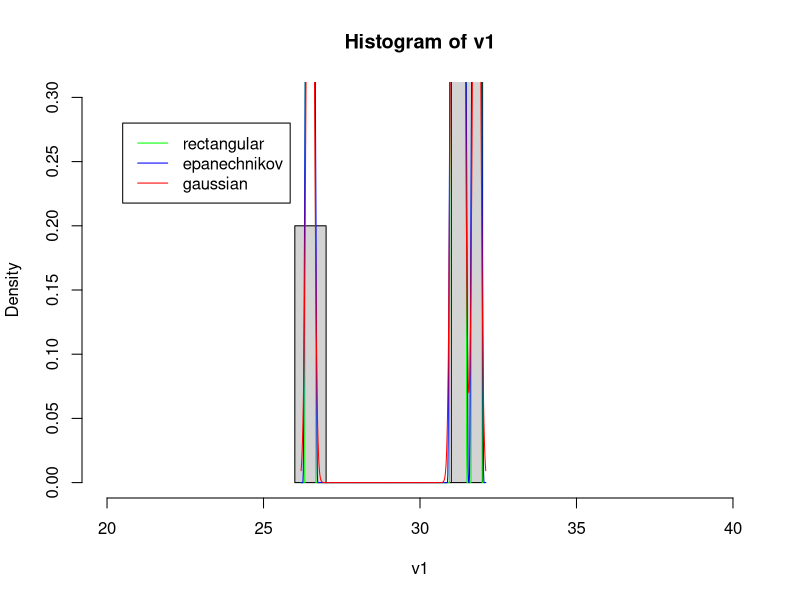
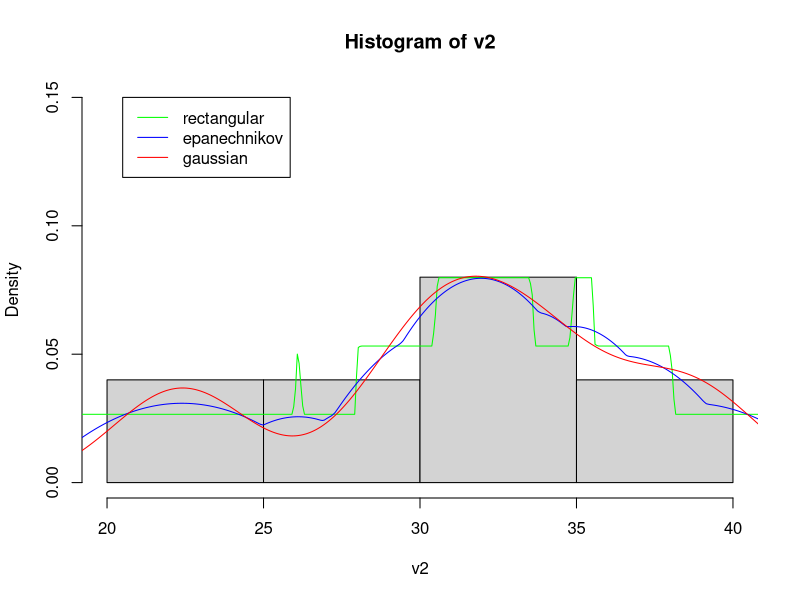
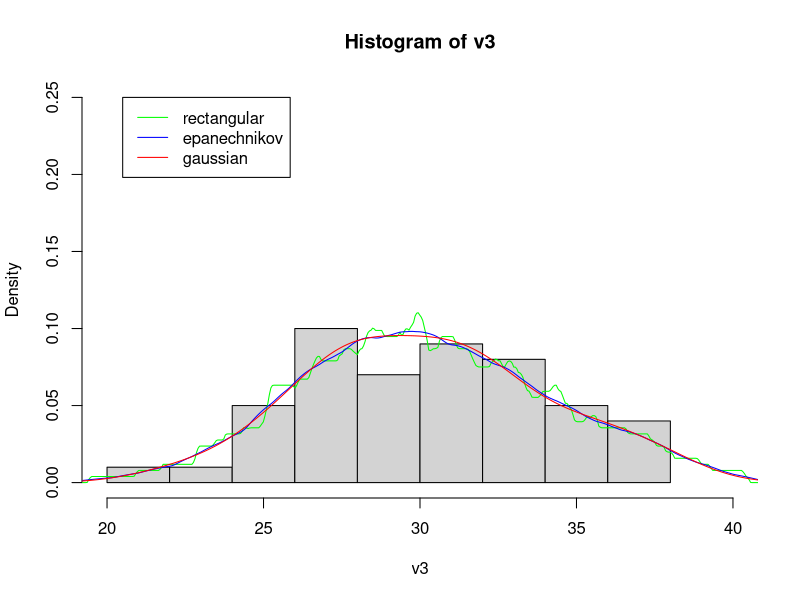
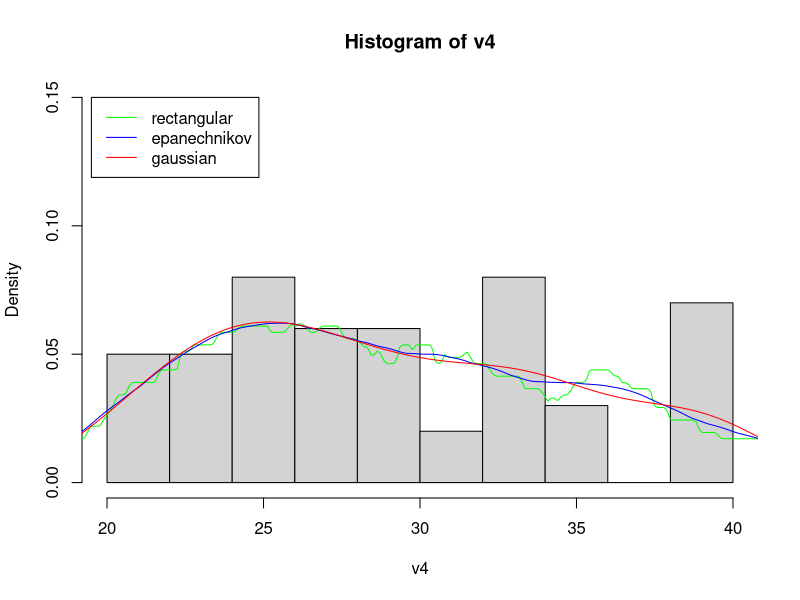

Recreate these plots in R, in order.
## ---- chunk 1
v1 = rnorm(n = 5, mean = 30, sd = 3)
v2 = runif(n = 5, min = 20, max = 40)
v3 = rnorm(n = 50, mean = 30, sd = 3)
v4 = runif(n = 50, min = 20, max = 40)
## ---- chunk 2
hist(v1, probability = TRUE, xlim = c(20, 40), ylim = c(0, 0.3))
lines(density(v1, kernel = "rectangular"), col = "green", )
lines(density(v1, kernel = "epanechnikov"), col = "blue")
lines(density(v1, kernel = "gaussian"), col = "red")
legend(x = 20.5, y = 0.28,
       legend = c("rectangular", "epanechnikov", "gaussian"),
       col = c("green", "blue", "red"),
       lty=1, cex = 1)
## ---- chunk 3
hist(v2, probability = TRUE, xlim = c(20, 40), ylim = c(0, 0.15))
lines(density(v2, kernel = "rectangular"), col = "green")
lines(density(v2, kernel = "epanechnikov"), col = "blue")
lines(density(v2, kernel = "gaussian"), col = "red")
legend(x = 20.5, y = 0.15,
       legend = c("rectangular", "epanechnikov", "gaussian"),
       col = c("green", "blue", "red"),
       lty=1, cex = 1)
## ---- chunk 4
hist(v3, probability = TRUE, xlim = c(20, 40), ylim = c(0, 0.25))
lines(density(v3, kernel = "rectangular"), col = "green")
lines(density(v3, kernel = "epanechnikov"), col = "blue")
lines(density(v3, kernel = "gaussian"), col = "red")
legend(x = 20.5, y = 0.25,
       legend = c("rectangular", "epanechnikov", "gaussian"),
       col = c("green", "blue", "red"),
       lty=1, cex = 1)
## ---- chunk 5
hist(v4, probability = TRUE, xlim = c(20, 40), ylim = c(0, 0.15))
lines(density(v4, kernel = "rectangular"), col = "green")
lines(density(v4, kernel = "epanechnikov"), col = "blue")
lines(density(v4, kernel = "gaussian"), col = "red")
legend(x = 19.5, y = 0.15,
       legend = c("rectangular", "epanechnikov", "gaussian"),
       col = c("green", "blue", "red"),
       lty=1, cex = 1)
